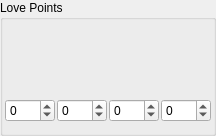
           <widget class="QGroupBox" name="groupBox_3">
            <property name="minimumSize">
             <size>
              <width>216</width>
              <height>126</height>
             </size>
            </property>
            <property name="title">
             <string>Love Points</string>
            </property>
            <layout class="QHBoxLayout" name="horizontalLayout_26">
             <property name="spacing">
              <number>0</number>
             </property>
             <property name="leftMargin">
              <number>0</number>
             </property>
             <property name="rightMargin">
              <number>0</number>
             </property>
             <item>
              <layout class="QVBoxLayout" name="verticalLayout_37">
               <item>
                <widget class="QLabel" name="lbl_love_aeris">
                 <property name="sizePolicy">
                  <sizepolicy hsizetype="Fixed" vsizetype="Preferred">
                   <horstretch>48</horstretch>
                   <verstretch>68</verstretch>
                  </sizepolicy>
                 </property>
                 <property name="minimumSize">
                  <size>
                   <width>50</width>
                   <height>68</height>
                  </size>
                 </property>
                 <property name="maximumSize">
                  <size>
                   <width>50</width>
                   <height>68</height>
                  </size>
                 </property>
                 <property name="frameShape">
                  <enum>QFrame::NoFrame</enum>
                 </property>
                 <property name="text">
                  <string/>
                 </property>
                 <property name="scaledContents">
                  <bool>true</bool>
                 </property>
                 <property name="buddy">
                  <cstring>sb_love_aeris</cstring>
                 </property>
                </widget>
               </item>
               <item>
                <widget class="QSpinBox" name="sb_love_aeris">
                 <property name="sizePolicy">
                  <sizepolicy hsizetype="Fixed" vsizetype="Fixed">
                   <horstretch>0</horstretch>
                   <verstretch>0</verstretch>
                  </sizepolicy>
                 </property>
                 <property name="minimumSize">
                  <size>
                   <width>50</width>
                   <height>18</height>
                  </size>
                 </property>
                 <property name="maximumSize">
                  <size>
                   <width>50</width>
                   <height>16777215</height>
                  </size>
                 </property>
                 <property name="wrapping">
                  <bool>true</bool>
                 </property>
                 <property name="alignment">
                  <set>Qt::AlignLeading|Qt::AlignLeft|Qt::AlignVCenter</set>
                 </property>
                 <property name="maximum">
                  <number>255</number>
                 </property>
                 <property name="value">
                  <number>0</number>
                 </property>
                </widget>
               </item>
              </layout>
             </item>
             <item>
              <layout class="QVBoxLayout" name="verticalLayout_94">
               <item>
                <widget class="QLabel" name="lbl_love_tifa">
                 <property name="sizePolicy">
                  <sizepolicy hsizetype="Fixed" vsizetype="Preferred">
                   <horstretch>0</horstretch>
                   <verstretch>0</verstretch>
                  </sizepolicy>
                 </property>
                 <property name="minimumSize">
                  <size>
                   <width>50</width>
                   <height>68</height>
                  </size>
                 </property>
                 <property name="maximumSize">
                  <size>
                   <width>50</width>
                   <height>68</height>
                  </size>
                 </property>
                 <property name="text">
                  <string/>
                 </property>
                 <property name="scaledContents">
                  <bool>true</bool>
                 </property>
                 <property name="buddy">
                  <cstring>sb_love_tifa</cstring>
                 </property>
                </widget>
               </item>
               <item>
                <widget class="QSpinBox" name="sb_love_tifa">
                 <property name="sizePolicy">
                  <sizepolicy hsizetype="Fixed" vsizetype="Fixed">
                   <horstretch>0</horstretch>
                   <verstretch>0</verstretch>
                  </sizepolicy>
                 </property>
                 <property name="minimumSize">
                  <size>
                   <width>50</width>
                   <height>18</height>
                  </size>
                 </property>
                 <property name="maximumSize">
                  <size>
                   <width>50</width>
                   <height>16777215</height>
                  </size>
                 </property>
                 <property name="wrapping">
                  <bool>true</bool>
                 </property>
                 <property name="alignment">
                  <set>Qt::AlignLeading|Qt::AlignLeft|Qt::AlignVCenter</set>
                 </property>
                 <property name="maximum">
                  <number>255</number>
                 </property>
                </widget>
               </item>
              </layout>
             </item>
             <item>
              <layout class="QVBoxLayout" name="verticalLayout_98">
               <item>
                <widget class="QLabel" name="lbl_love_yuffie">
                 <property name="sizePolicy">
                  <sizepolicy hsizetype="Fixed" vsizetype="Preferred">
                   <horstretch>0</horstretch>
                   <verstretch>0</verstretch>
                  </sizepolicy>
                 </property>
                 <property name="minimumSize">
                  <size>
                   <width>50</width>
                   <height>68</height>
                  </size>
                 </property>
                 <property name="maximumSize">
                  <size>
                   <width>50</width>
                   <height>68</height>
                  </size>
                 </property>
                 <property name="text">
                  <string/>
                 </property>
                 <property name="scaledContents">
                  <bool>true</bool>
                 </property>
                 <property name="buddy">
                  <cstring>sb_love_yuffie</cstring>
                 </property>
                </widget>
               </item>
               <item>
                <widget class="QSpinBox" name="sb_love_yuffie">
                 <property name="sizePolicy">
                  <sizepolicy hsizetype="Fixed" vsizetype="Fixed">
                   <horstretch>0</horstretch>
                   <verstretch>0</verstretch>
                  </sizepolicy>
                 </property>
                 <property name="minimumSize">
                  <size>
                   <width>50</width>
                   <height>18</height>
                  </size>
                 </property>
                 <property name="maximumSize">
                  <size>
                   <width>50</width>
                   <height>16777215</height>
                  </size>
                 </property>
                 <property name="wrapping">
                  <bool>true</bool>
                 </property>
                 <property name="alignment">
                  <set>Qt::AlignLeading|Qt::AlignLeft|Qt::AlignVCenter</set>
                 </property>
                 <property name="maximum">
                  <number>255</number>
                 </property>
                </widget>
               </item>
              </layout>
             </item>
             <item>
              <layout class="QVBoxLayout" name="verticalLayout_116">
               <item>
                <widget class="QLabel" name="lbl_love_barret">
                 <property name="sizePolicy">
                  <sizepolicy hsizetype="Fixed" vsizetype="Preferred">
                   <horstretch>0</horstretch>
                   <verstretch>0</verstretch>
                  </sizepolicy>
                 </property>
                 <property name="minimumSize">
                  <size>
                   <width>50</width>
                   <height>68</height>
                  </size>
                 </property>
                 <property name="maximumSize">
                  <size>
                   <width>50</width>
                   <height>68</height>
                  </size>
                 </property>
                 <property name="text">
                  <string/>
                 </property>
                 <property name="scaledContents">
                  <bool>true</bool>
                 </property>
                 <property name="alignment">
                  <set>Qt::AlignCenter</set>
                 </property>
                 <property name="buddy">
                  <cstring>sb_love_barret</cstring>
                 </property>
                </widget>
               </item>
               <item>
                <widget class="QSpinBox" name="sb_love_barret">
                 <property name="sizePolicy">
                  <sizepolicy hsizetype="Fixed" vsizetype="Fixed">
                   <horstretch>0</horstretch>
                   <verstretch>0</verstretch>
                  </sizepolicy>
                 </property>
                 <property name="minimumSize">
                  <size>
                   <width>50</width>
                   <height>18</height>
                  </size>
                 </property>
                 <property name="maximumSize">
                  <size>
                   <width>50</width>
                   <height>16777215</height>
                  </size>
                 </property>
                 <property name="layoutDirection">
                  <enum>Qt::LeftToRight</enum>
                 </property>
                 <property name="wrapping">
                  <bool>true</bool>
                 </property>
                 <property name="alignment">
                  <set>Qt::AlignLeading|Qt::AlignLeft|Qt::AlignVCenter</set>
                 </property>
                 <property name="maximum">
                  <number>255</number>
                 </property>
                 <property name="value">
                  <number>0</number>
                 </property>
                </widget>
               </item>
              </layout>
             </item>
            </layout>
           </widget>
